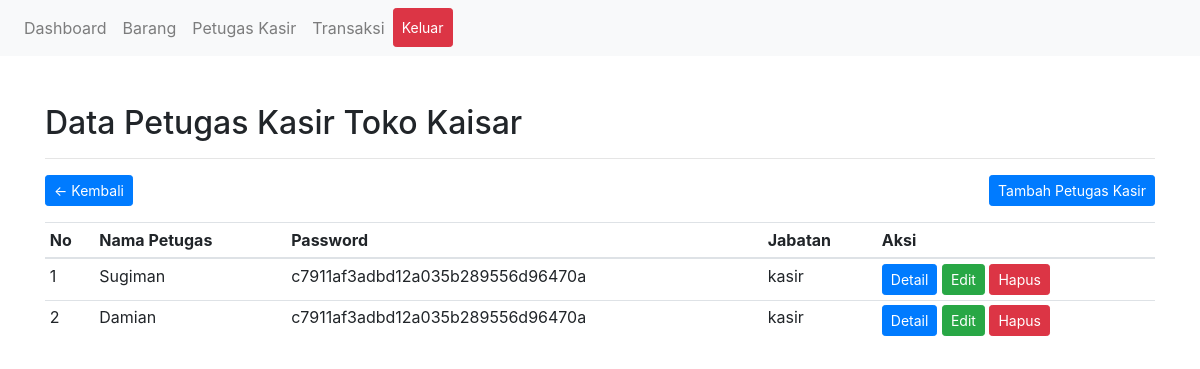
The app's page /admin/petugas-kasir.php (signed in) with its own data.
### tables this page shows
CREATE TABLE `tb_users` (
  `id` int(11) NOT NULL,
  `nama` varchar(255) NOT NULL,
  `password` varchar(255) NOT NULL,
  `jabatan` enum('admin','kasir') NOT NULL
);

### admin/includes/kasir.php (the view)
<div class="container mt-5">
	<h2>Data Petugas Kasir Toko Kaisar</h2>
	<hr>
	<a href="index.php" class="btn btn-primary btn-sm float-left">&larr; Kembali</a>
	<a href="?h=tambah-kasir" class="btn btn-primary btn-sm float-right">Tambah Petugas Kasir</a>
	<div class="clearfix"></div>
	<table class="table table-sm mt-3">
		<thead>
			<tr>
				<th>No</th>
				<th>Nama Petugas</th>
				<th>Password</th>
				<th>Jabatan</th>
				<th>Aksi</th>
			</tr>
		</thead>
		<tbody>
			<?php foreach ($data_kasir as $kasir): ?>
			<tr>
				<td><?= $no++ ?></td>
				<td><?= $kasir['nama'] ?></td>
				<td><?= $kasir['password'] ?></td>
				<td><?= $kasir['jabatan'] ?></td>
				<td>
					<div class="d-inline">
						<a href="?h=detail-kasir&id=<?= $kasir['id'] ?>" class="btn btn-primary btn-sm">Detail</a>
						<a href="?h=edit-kasir&id=<?= $kasir['id'] ?>" class="btn btn-success btn-sm">Edit</a>
						<a href="?h=hapus-kasir&id=<?= $kasir['id'] ?>" class="btn btn-danger btn-sm">Hapus</a>
					</div>
				</td>
			</tr>
			<?php endforeach ?>
		</tbody>
	</table>
</div>

### records on screen
tb_users: nama "Sugiman", password "c7911af3adbd12a035b289556d96470a", jabatan "kasir"
tb_users: nama "Damian", password "c7911af3adbd12a035b289556d96470a", jabatan "kasir"
